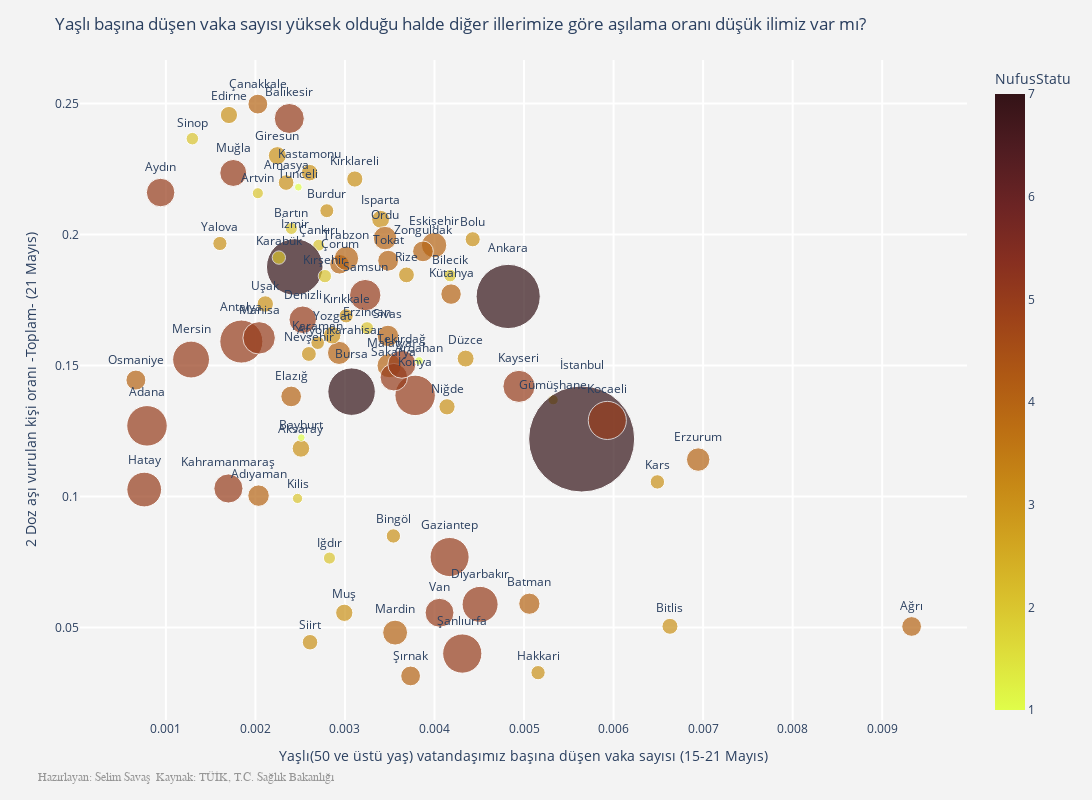

Here is the notebook cell this chart was saved with:
### Code cell
veri_paleti = veri_paleti[0:81]


fig = px.scatter(veri_paleti, x="YasliBasinaDusenVakaSayisi", y="AsiOrani",
           size="ToplamNufus", color=veri_paleti['NufusStatu'],
                 hover_name=veri_paleti.index, size_max=75,
                 color_continuous_scale='Solar_r', text=veri_paleti.index
                 )

fig.update_traces(textposition='top center')

fig.update_layout(
    height=800,
    width=1200,
    title='Yaşlı başına düşen vaka sayısı yüksek olduğu halde diğer illerimize göre aşılama oranı düşük ilimiz var mı?',
    xaxis=dict(
        title='Yaşlı(50 ve üstü yaş) vatandaşımız başına düşen vaka sayısı (15-21 Mayıs)',
        gridcolor='white',
        gridwidth=2,
    ),
    yaxis=dict(
        title='2 Doz aşı vurulan kişi oranı -Toplam- (21 Mayıs)',
        gridcolor='white',
        gridwidth=2,
    ),
    paper_bgcolor='rgb(243, 243, 243)',
    plot_bgcolor='rgb(243, 243, 243)',
)
fig.add_annotation(text="Hazırlayan: Selim Savaş  "+ "Kaynak: TÜİK, T.C. Sağlık Bakanlığı",
                  xref="paper", yref="paper",
                  x=-0.050, y=-0.100, showarrow=False,
                  font=dict(family='Arial', size=12, color='rgb(150,150,150)'))

fig.show()

### Figure 1 — Plotly figure (JSON) as saved in the notebook; plotly's stock layout.template omitted (floating-point values rounded to 4 significant figures)
{"data": [{"hovertemplate": "<b>%{hovertext}</b><br><br>YasliBasinaDusenVakaSayisi=%{x}<br>AsiOrani=%{y}<br>ToplamNufus=%{marker.size}<br>text=%{text}<br>NufusStatu=%{marker.color}<extra></extra>", "hovertext": ["Adana", "Adıyaman", "Afyonkarahisar", "Ağrı", "Amasya", "Ankara", "Antalya", "Artvin", "Aydın", "Balıkesir", "Bilecik", "Bingöl", "Bitlis", "Bolu", "Burdur", "Bursa", "Çanakkale", "Çankırı", "Çorum", "Denizli", "Diyarbakır", "Edirne", "Elazığ", "Erzincan", "Erzurum", "Eskişehir", "Gaziantep", "Giresun", "Gümüşhane", "Hakkari", "Hatay", "Isparta", "Mersin", "İstanbul", "İzmir", "Kars", "Kastamonu", "Kayseri", "Kırklareli", "Kırşehir", "Kocaeli", "Konya", "Kütahya", "Malatya", "Manisa", "Kahramanmaraş", "Mardin", "Muğla", "Muş", "Nevşehir", "Niğde", "Ordu", "Rize", "Sakarya", "Samsun", "Siirt", "Sinop", "Sivas", "Tekirdağ", "Tokat", "Trabzon", "Tunceli", "Şanlıurfa", "Uşak", "Van", "Yozgat", "Zonguldak", "Aksaray", "Bayburt", "Karaman", "Kırıkkale", "Batman", "Şırnak", "Bartın", "Ardahan", "Iğdır", "Yalova", "Karabük", "Kilis", "Osmaniye", "Düzce"], "legendgroup": "", "marker": {"color": [5, 4, 4, 4, 3, 7, 5, 2, 5, 5, 2, 3, 3, 3, 3, 7, 4, 2, 4, 5, 5, 3, 4, 2, 4, 4, 5, 3, 2, 3, 5, 3, 5, 7, 7, 3, 3, 5, 3, 2, 5, 5, 4, 4, 5, 5, 4, 5, 3, 3, 3, 4, 3, 5, 5, 3, 2, 4, 5, 4, 4, 1, 5, 3, 5, 3, 4, 3, 1, 3, 3, 4, 4, 2, 1, 2, 3, 2, 2, 4, 3], "coloraxis": "coloraxis", "size": [2258718, 632459, 736912, 535435, 335494, 5663322, 2548308, 169501, 1119084, 1240285, 218717, 281768, 350994, 314802, 267092, 3101833, 541548, 192428, 530126, 1040915, 1783431, 407763, 587960, 234431, 758279, 888828, 2101157, 448721, 141702, 280514, 1659320, 440304, 1868757, 15462452, 4394694, 284923, 376377, 1421455, 361737, 243042, 1997258, 2250020, 576688, 806156, 1450616, 1168163, 854716, 1000773, 411117, 304962, 362071, 761400, 344359, 1042649, 1356079, 331070, 216460, 635889, 1081065, 597861, 811901, 83443, 2115256, 369433, 1149342, 419095, 591204, 423011, 81910, 254919, 278703, 620278, 537762, 198979, 96161, 201314, 276050, 243614, 142792, 548556, 395679], "sizemode": "area", "sizeref": 2749.0, "symbol": "circle"}, "mode": "markers+text", "name": "", "showlegend": false, "text": ["Adana", "Adıyaman", "Afyonkarahisar", "Ağrı", "Amasya", "Ankara", "Antalya", "Artvin", "Aydın", "Balıkesir", "Bilecik", "Bingöl", "Bitlis", "Bolu", "Burdur", "Bursa", "Çanakkale", "Çankırı", "Çorum", "Denizli", "Diyarbakır", "Edirne", "Elazığ", "Erzincan", "Erzurum", "Eskişehir", "Gaziantep", "Giresun", "Gümüşhane", "Hakkari", "Hatay", "Isparta", "Mersin", "İstanbul", "İzmir", "Kars", "Kastamonu", "Kayseri", "Kırklareli", "Kırşehir", "Kocaeli", "Konya", "Kütahya", "Malatya", "Manisa", "Kahramanmaraş", "Mardin", "Muğla", "Muş", "Nevşehir", "Niğde", "Ordu", "Rize", "Sakarya", "Samsun", "Siirt", "Sinop", "Sivas", "Tekirdağ", "Tokat", "Trabzon", "Tunceli", "Şanlıurfa", "Uşak", "Van", "Yozgat", "Zonguldak", "Aksaray", "Bayburt", "Karaman", "Kırıkkale", "Batman", "Şırnak", "Bartın", "Ardahan", "Iğdır", "Yalova", "Karabük", "Kilis", "Osmaniye", "Düzce"], "textposition": "top center", "type": "scatter", "x": [0.0007892, 0.002035, 0.002934, 0.009329, 0.002343, 0.004823, 0.001843, 0.002027, 0.000941, 0.002378, 0.004174, 0.003541, 0.00663, 0.004427, 0.002797, 0.003074, 0.002027, 0.002706, 0.002939, 0.002528, 0.004509, 0.001704, 0.002399, 0.003247, 0.006945, 0.003996, 0.004168, 0.002245, 0.005325, 0.005157, 0.0007579, 0.003398, 0.001281, 0.005644, 0.002439, 0.006489, 0.002605, 0.004943, 0.00311, 0.002776, 0.00593, 0.003784, 0.004185, 0.003493, 0.002041, 0.001698, 0.00356, 0.001752, 0.002992, 0.002597, 0.00414, 0.003448, 0.003687, 0.003546, 0.003226, 0.00261, 0.001296, 0.00348, 0.003636, 0.003482, 0.003017, 0.00248, 0.00431, 0.00211, 0.004056, 0.002857, 0.003871, 0.002508, 0.002512, 0.002695, 0.003013, 0.005059, 0.003733, 0.002401, 0.003827, 0.002827, 0.001603, 0.002262, 0.00247, 0.000665, 0.004347], "xaxis": "x", "y": [0.127, 0.1003, 0.1548, 0.05038, 0.2198, 0.1763, 0.1591, 0.2158, 0.216, 0.2443, 0.1843, 0.08493, 0.05045, 0.1982, 0.2091, 0.14, 0.2498, 0.1959, 0.1886, 0.1675, 0.05882, 0.2456, 0.1382, 0.1642, 0.1141, 0.1959, 0.07689, 0.2301, 0.1369, 0.03276, 0.1026, 0.2058, 0.1523, 0.1219, 0.1876, 0.1056, 0.2236, 0.142, 0.2212, 0.1841, 0.129, 0.1386, 0.1772, 0.1499, 0.1605, 0.1031, 0.04805, 0.2235, 0.05559, 0.1544, 0.1342, 0.1986, 0.1846, 0.1455, 0.1769, 0.04437, 0.2366, 0.1613, 0.1505, 0.19, 0.1909, 0.2181, 0.04004, 0.1735, 0.05561, 0.1615, 0.1936, 0.1183, 0.1225, 0.1587, 0.169, 0.05907, 0.0315, 0.2023, 0.1518, 0.07649, 0.1966, 0.1912, 0.09926, 0.1444, 0.1526], "yaxis": "y"}], "layout": {"annotations": [{"font": {"color": "rgb(150,150,150)", "family": "Arial", "size": 12}, "showarrow": false, "text": "Hazırlayan: Selim Savaş  Kaynak: TÜİK, T.C. Sağlık Bakanlığı", "x": -0.05, "xref": "paper", "y": -0.1, "yref": "paper"}], "coloraxis": {"colorbar": {"title": {"text": "NufusStatu"}}, "colorscale": [[0, "rgb(224, 253, 74)"], [0.09091, "rgb(222, 222, 59)"], [0.1818, "rgb(217, 192, 44)"], [0.2727, "rgb(209, 164, 32)"], [0.3636, "rgb(199, 137, 22)"], [0.4545, "rgb(188, 111, 19)"], [0.5455, "rgb(174, 88, 20)"], [0.6364, "rgb(157, 66, 25)"], [0.7273, "rgb(135, 47, 32)"], [0.8182, "rgb(108, 36, 36)"], [0.9091, "rgb(79, 28, 33)"], [1, "rgb(51, 19, 23)"]]}, "height": 800, "legend": {"itemsizing": "constant", "tracegroupgap": 0}, "margin": {"t": 60}, "paper_bgcolor": "rgb(243, 243, 243)", "plot_bgcolor": "rgb(243, 243, 243)", "title": {"text": "Yaşlı başına düşen vaka sayısı yüksek olduğu halde diğer illerimize göre aşılama oranı düşük ilimiz var mı?"}, "width": 1200, "xaxis": {"anchor": "y", "domain": [0, 1], "gridcolor": "white", "gridwidth": 2, "title": {"text": "Yaşlı(50 ve üstü yaş) vatandaşımız başına düşen vaka sayısı (15-21 Mayıs)"}}, "yaxis": {"anchor": "x", "domain": [0, 1], "gridcolor": "white", "gridwidth": 2, "title": {"text": "2 Doz aşı vurulan kişi oranı -Toplam- (21 Mayıs)"}}}}
